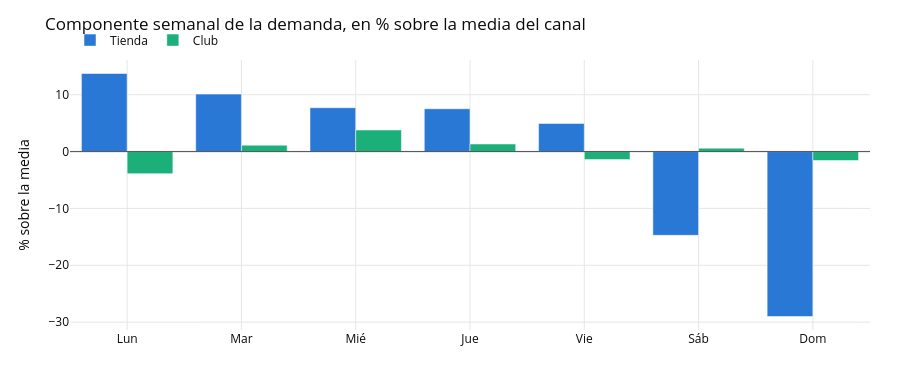

Notebook cell for this chart:
### Markdown cell above
**Hay dos regímenes de demanda, y sólo uno se ve en el agregado.**

Los diez sabores de base se comportan como un único producto repartido en diez etiquetas: todos hacen
techo en marzo y suelo en agosto, con una amplitud pico-valle del 47%. Es el ciclo del café —se
consume menos en verano— y es el que hereda el agregado.

Los dos de temporada son otra cosa. Calabaza multiplica por 3,5 su tendencia en octubre y cae a 0,29
en enero —**una amplitud de doce a uno**— y Jengibre, que concentra su año entre noviembre y enero,
llega a veintisiete a uno entre diciembre y septiembre. Juntos son el 9% del volumen, así que en la serie total son invisibles; pero son los que deciden el
calendario de compras, y son también los dos SKUs cuyo aprovisionamiento tiene que salir bien en
dos meses concretos del año o no sirve de nada.

Ésta es la razón de ser de una página a nivel de SKU: **el agregado no es una versión resumida de las
partes, es una mezcla que borra justo la parte que hay que planificar.**

### Code cell
# Estacionalidad semanal: aquí el grano diario sí existe en las dos mitades, y no se comportan igual.
shop_daily_total = ts.build_series(
    shop_units_adj.sum(axis=1).rename_axis("d").reset_index(name="units"), "d", "units",
    freq="D", start=CALENDAR[0], end=CALENDAR[-1])
club_daily_total = ts.build_series(
    club_units.sum(axis=1).rename_axis("d").reset_index(name="units"), "d", "units",
    freq="D", start=CALENDAR[0], end=CALENDAR[-1])

weekly = {}
for name, series in (("tienda", shop_daily_total), ("club", club_daily_total)):
    d = ts.mstl_decompose(series, periods=ts.infer_seasonal_periods(series))
    comp = d.seasonal[7]
    profile = comp.groupby(comp.index.dayofweek).mean() / series.mean() * 100
    weekly[name] = {"decomposition": d, "profile": profile}
    print(f"{name:7s} F_semanal={d.seasonal_strength[7]:.3f} "
          f"F_anual={d.seasonal_strength.get(365, float('nan')):.3f} "
          f"F_tendencia={d.trend_strength:.3f} media={series.mean():.1f} u/día")
    print("        " + "  ".join(f"{DAYS[i]} {profile.iloc[i]:+.0f}%" for i in range(7)))

fig = go.Figure()
for name, color in (("tienda", C_BLUE), ("club", C_AQUA)):
    fig.add_trace(go.Bar(x=DAYS, y=weekly[name]["profile"].to_numpy(),
                         name=name.capitalize(), marker_color=color))
fig.add_hline(y=0, line=dict(color=C_MUTED, width=1))
fig.update_layout(**{**PLOT_LAYOUT, "height": 380, "barmode": "group"},
                  title="Componente semanal de la demanda, en % sobre la media del canal",
                  yaxis_title="% sobre la media")
fig.show()

### Figure 1 — Plotly figure (JSON) as saved in the notebook; plotly's stock layout.template omitted (floating-point values rounded to 4 significant figures)
{"data": [{"marker": {"color": "#2a78d6"}, "name": "Tienda", "type": "bar", "x": ["Lun", "Mar", "Mié", "Jue", "Vie", "Sáb", "Dom"], "y": [13.73, 10.11, 7.716, 7.528, 4.947, -14.73, -29.01]}, {"marker": {"color": "#1baf7a"}, "name": "Club", "type": "bar", "x": ["Lun", "Mar", "Mié", "Jue", "Vie", "Sáb", "Dom"], "y": [-3.887, 1.125, 3.794, 1.329, -1.413, 0.6041, -1.574]}], "layout": {"barmode": "group", "font": {"color": "#0b0b0b", "size": 12}, "height": 380, "hovermode": "x unified", "legend": {"orientation": "h", "x": 0, "y": 1.02, "yanchor": "bottom"}, "margin": {"b": 50, "l": 70, "r": 30, "t": 60}, "shapes": [{"line": {"color": "#52514e", "width": 1}, "type": "line", "x0": 0, "x1": 1, "xref": "x domain", "y0": 0, "y1": 0, "yref": "y"}], "title": {"text": "Componente semanal de la demanda, en % sobre la media del canal"}, "xaxis": {"gridcolor": "#e6e6e3"}, "yaxis": {"gridcolor": "#e6e6e3", "title": {"text": "% sobre la media"}}}}
